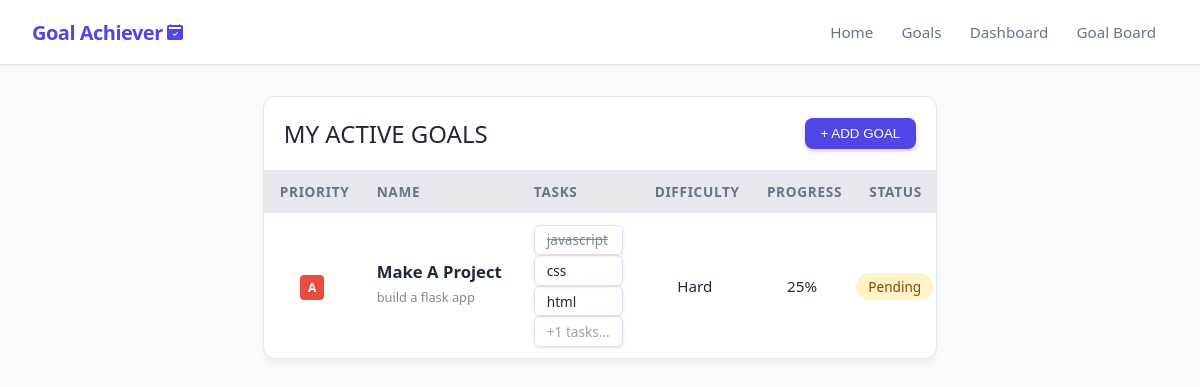
The app's page /goals, older data.
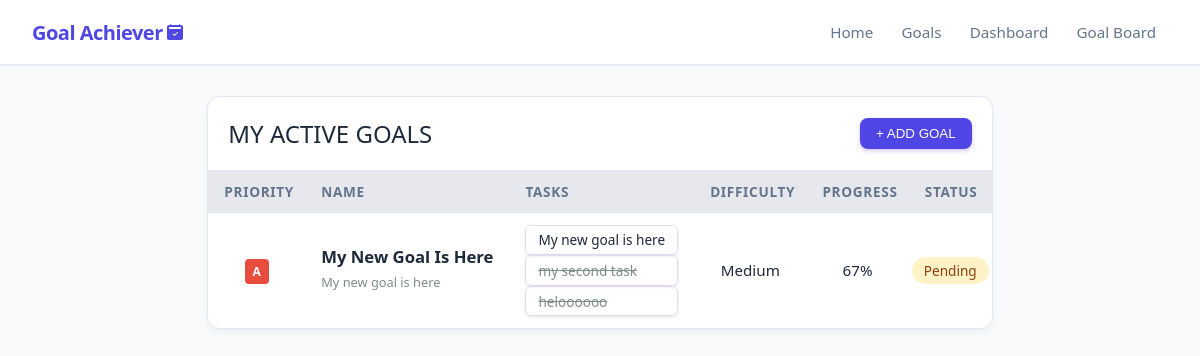
The same page, newer data.
### app/models_db.py (models this page shows, shortened)
class Goal(db.Model):
    __tablename__ = 'goals'
    id = db.Column(db.Integer, primary_key=True)
    title = db.Column(db.String(100), nullable=False)
    description = db.Column(db.Text, nullable=False)
    is_completed = db.Column(db.Boolean, default=False)
    is_confirmed_finished = db.Column(db.Boolean, default=False)
    progress_percentage = db.Column(db.Float, default=0.0)
    difficulty = db.Column(db.String(20), nullable=False, default='Medium')
    priority = db.Column(db.String(1), nullable=False, default='b')
    created_at = db.Column(db.DateTime, default=datetime.now(timezone.utc), nullable=False)
    tasks = db.relationship('Task', backref='goal', cascade="all, delete-orphan", lazy=True)

class Task(db.Model):
    __tablename__ = 'tasks'
    id = db.Column(db.Integer, primary_key=True)
    text = db.Column(db.String(255), nullable=False)
    is_completed = db.Column(db.Boolean, default=False)
    goal_id = db.Column(db.Integer, db.ForeignKey('goals.id', ondelete='CASCADE'), nullable=False)

### app/routes.py (the view)
@main.route('/goals')
def show_goals():
    goals = Goal.query.order_by(Goal.priority.asc()).all()
    return render_template('goals.html', goals=goals)

### app/templates/goals.html (shortened to what this page needs)
{% extends 'base.html' %}
{% block content %}
<div class="goal-container">
    <div class="table-container">
        <div class="bar-above-table">
            <h1>my active goals</h1>
            <button id="open_form_btn">+ ADD GOAL</button>
        </div>
        <table>
            <thead>
                <tr>
                    <th>Priority</th>
                    <th>Name</th>
                    <th>Tasks</th>
                    <th>Difficulty</th>
                    <th>Progress</th>
                    <th>Status</th>
                </tr>
            </thead>
            <tbody>
                {% for goal in goals %}
                    {% if not goal.is_completed or goal.is_completed %}
                        <tr class="clickable-row" data-href=" {{ url_for('main.view_goal', goal_id=goal.id) }}">
                            <td><span class="badge badge-{{ goal.priority }}">{{ goal.priority }}</span></td>
                            <td style="text-align: left; max-width: 200px;">
                                <h2 style="white-space: wrap; overflow: wrap;" class="{{'grey-out' if goal.is_confirmed_finished}}">
                                    {{ goal.title | truncate(30)}}
                                </h2>
                                <p style="color: #7f8c8d; max-width: 250px; font-size: 0.8rem; margin: 5px 0px;">{{ goal.description | truncate(90) or 'Nema opisa' }}</p>
                            </td>
                            <td>
                                {% if goal.tasks %}
                                <ul style="padding: 0px;">
                                    {% for task in goal.tasks[:3] %}
                                        {% if task %}
                                            <li class="task-cell">
                                                <label>
                                                    <span class="{% if task.is_completed %}completed-task{% endif %}">
                                                        {{ task.text }}
                                                    </span>
                                                </label>
                                            </li>
                                        {% endif %}
                                    {% endfor %}
                                    {% if goal.tasks|length > 3 %}
                                        <li class="task-cell" style="color: #9ea0a0;">
                                            +{{ (goal.tasks|length) - 3 }} tasks...
                                        </li>
                                    {% endif %}
                                </ul>
                                {% else %}
                                <small style="color: #b2bec3;">No tasks</small>
                                {% endif %}
                            </td>
                            <td>{{ goal.difficulty }}</td>
                            <td>{{ goal.progress_percentage | round | int }}%</td>
                            <td class="status-cell">
                                {% if goal.is_completed %}
                                <span class="status-done">Completed</span>
                                {% else %}
                                <span class="status-pending">Pending</span>
                                {% endif %}
                            </td>
                        </tr>
                    {% endif %}
                    {% else %}
                        <tr>
                            <td colspan="6" style="text-align: center; color: #7f8c8d;">You don't have any active goals right now.<br>Add your first goal above!</td>
                        </tr>
            {% endfor %}
            </tbody>
        </table>
    </div>
</div>
{% endblock %}

### app/templates/base.html (shortened to what this page needs)
<!DOCTYPE html>
<html lang="en">
<head>
</head>
<body>
    <header>
        <nav class="navbar">
            <div class="navbar-container">
                <a href="/" class="navbar-brand">Goal Achiever
                </a>
                <ul class="navbar-links">
                    <a href="/">Home</a>
                    <a href="/goals" id="goals">Goals</a>
                    <a href="/dashboard">Dashboard</a>
                    <a href="/goal_board">Goal Board</a>
                </ul>
            </div>
        </nav>
    </header>
    <main>
        {%block content %} {% endblock %}
    </main>
</body>
<link rel="stylesheet"
      href="{{ url_for('static', filename='style.css') }}">
</html>

Row changes from the older to the newer data that the page shows:
removed Goal: priority "A", title "Make A Project", description "build a flask app", tasks "1", difficulty "Hard", progress_percentage "25", is_completed "Pending", Task (text "css", is_completed False (drawn))
removed Task: text "javascript", is_completed True (drawn), shown under "A"
removed Task: text "html", is_completed False (drawn), shown under "A"
added Goal: priority "A", title "My New Goal Is Here", description "My new goal is here", difficulty "Medium", progress_percentage "67", is_completed "Pending", Task (text "heloooooo", is_completed True (drawn))
added Task: text "My new goal is here", is_completed False (drawn), shown under "A"
added Task: text "my second task", is_completed True (drawn), shown under "A"
